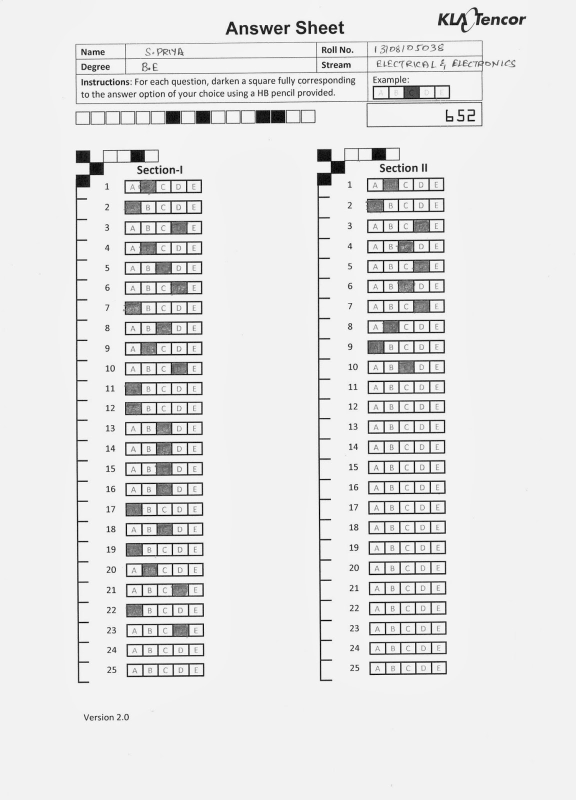
%> input picture scan0001.jpg, 1152 x 1600 px (shown at 1/2 size)
$ octave OMReader.m   (GNU Octave 9; MATLAB toolbox functions it lacks are replaced by stand-ins)
%> lines starting %> are read from the running program, lines starting %| are printed output that depends on the picture; in (x1, y1, x2, y2) boxes, pixels count from 0 and x2, y2 are one past the last pixel; in counts of white or black regions, pixels touching at a corner belong together; the program's own positions count from 1
clear
clc
I=rgb2gray(imread('home/abhi/Desktop/scan0001.jpg'));  %path of the saved OMR sheet image
%> I: size 1600x1152 uint8; min 0, max 255, mean 229.8
str='ABCDE';                                                                      %options marked in the sheet
str2='';
startx=363;starty=252;           %coordinates of the left most corner of the first choice box
                              %These coordinates can be found out by using ginput function in MATLAB
diffx=32;diffy=27;   %approximate size of the rectangular choice boxes
                                         %This again can be found out using ginput
xdiff=42;                      %approximate distance between each row of choice boxes on the sheet
t=200;                          %threshold for selecting grey pixels
p=0.5;                           %percentage of pixels to be grey for selecting a choice box as choice
f=1;s=1;
adjustx=10;          %parameter needed for adjusting distance between choice boxes in the vertical direction
mark(:,:,1)=I;mark(:,:,2)=I;mark(:,:,3)=I;
%> further down, mark is the input picture: size 1600x1152x3 uint8; min 0, max 255, mean 229.8
for i=1:25                               %this loop runs for each of the 25 rows of boxes on the left side of the OMR sheet
    sx=startx+(i-1)*xdiff;   %estimating the x-coordinate determining the start of each row
    for j=1:5          %this loop runs for each of the 5 choice boxes in each row
        sy=starty+(j-1)*(diffy+4);         %estimating the starting y-coordinate for each choice box

                               %So, when i=3 and j=4, we are referring to the choice box D of problem 3 of Section-I                                            % and (sx,sy) represent the estimated starting coordinate pair for the corresponding box.
                               %We will now assume that our choice box has most of its pixels common with a
                               % rectangular box of dimensions diffx and diffy and with starting coordinates (sx,sy).
                               %So, if we calculate the total number of gray pixels in this rectangular box, the sum will be                                  % nearly same as that for our choice box.
        n=0;
        for k=1:diffy                  %these two loops pick each pixel in our rectangular box, k corresponds to y-
            for l=1:diffx               %coordinate and l corresponds to x-coordinate of the pixel
                a(k,l)=I(sx+l,sy+k);
                if(a(k,l)<=t)
                    n=n+1;                %n increases when any pixel is found to be below a threshold intensity t
                end
            end
        end
        if(n>p*diffy*diffx)     %If total grey pixels in the rectangle are greater than a certain percentage,
            c(i,j)=0;                      % mark the corresponding choice
        else
            c(i,j)=1;
        end
            mark(sx,sy,1)=255;            mark(sx,sy,2)=0;            mark(sx,sy,3)=0;   %make (sx,sy) red
    end
    if(f==(6*s))
             startx=startx-adjustx;s=s+1;           %adjustment done after every 6 rows to reduce estimation error
    end
    f=f+1;
end
%> mark: size 1600x1152x3 uint8; 0.01% of pixels changed, all inside (x1, y1, x2, y2) = (251, 362, 376, 1331)
%> after the loop, c = 25 rows, first 8: [1 0 1 1 1; 0 1 1 1 1; 1 1 1 0 1; 1 0 1 1 1; 1 1 0 1 1; 1 1 1 0 1; 0 1 1 1 1; 1 1 0 1 1]; f = 26; s = 5; startx = 323
                              %Same thing is now carried out for the other 25 rows on the right side of the image
startx=360;
starty=737;
f=1;
s=1;
for i=1:25
    sx=startx+(i-1)*xdiff;
    for j=1:5
        n=0;
        sy=starty+(j-1)*(diffy+4);
        for k=1:diffy
            for l=1:diffx
                a(k,l)=I(sx+l,sy+k);
                if(a(k,l)<=t)
                    n=n+1;
                end
            end
        end
        if(n>p*diffy*diffx)
            c(i+25,j)=0;
        else
            c(i+25,j)=1;
        end
            mark(sx,sy,1)=255;            mark(sx,sy,2)=0;            mark(sx,sy,3)=0;
    end
    if(f==(6*s))
             startx=startx-adjustx;s=s+1;
    end
    f=f+1;
end
%> mark: size 1600x1152x3 uint8; mean R, G, B 229.8, 229.8, 229.8; mean of the top-left, top-right, bottom-left and bottom-right quarters 227.1, 227.5, 231.4, 233.2
%> after the loop, c = 50 rows, first 8: [1 0 1 1 1; 0 1 1 1 1; 1 1 1 0 1; 1 0 1 1 1; 1 1 0 1 1; 1 1 1 0 1; 0 1 1 1 1; 1 1 0 1 1]; startx = 320
                           %Printing the results
for i=1:50                                             %this loop runs for all the rows
    m=0;
    for j=1:5                                            %this loop corresponds to each of the five choice boxes in a row
    if(c(i,j)==0)                                     %if the corresponding choice is marked, print it out
        str2=[str2 '' str(j)];
    else
        m=m+1;
    end
    end
    if(m==5)                                           %if no choice is marked, print NONE
        str2=[str2 '0'];
    end
end
%> this loop made 50 passes
%> str2 on passes 24, 25, 36, 37, 38, 39, 40, 41, 42, 43, 44, 45: 'BADBCDACBDAACCCCACABDAD0', 'BADBCDACBDAACCCCACABDAD00', 'BADBCDACBDAACCCCACABDAD00BADCDCDBAC0', 'BADBCDACBDAACCCCACABDAD00BADCDCDBAC00', 'BADBCDACBDAACCCCACABDAD00BADCDCDBAC000', 'BADBCDACBDAACCCCACABDAD00BADCDCDBAC0000', 'BADBCDACBDAACCCCACABDAD00BADCDCDBAC00000', 'BADBCDACBDAACCCCACABDAD00BADCDCDBAC000000', 'BADBCDACBDAACCCCACABDAD00BADCDCDBAC0000000', 'BADBCDACBDAACCCCACABDAD00BADCDCDBAC00000000', 'BADBCDACBDAACCCCACABDAD00BADCDCDBAC000000000', 'BADBCDACBDAACCCCACABDAD00BADCDCDBAC0000000000'
subplot(1,2,1)
imshow(mark)
subplot(1,2,2)
imshow(c)
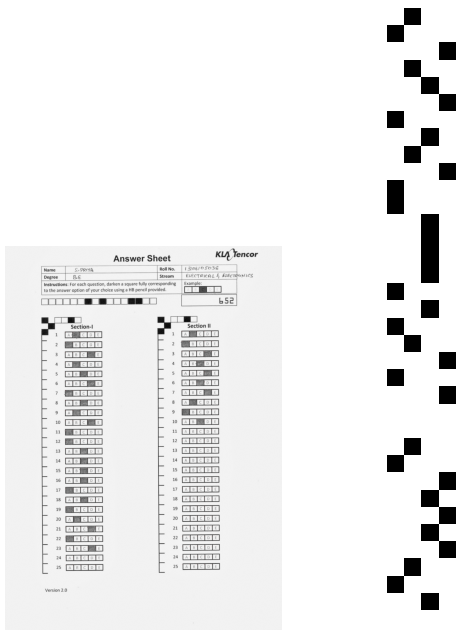
%> figure redrawn from the program's plot data, 2 panels
str2;
str3=['B','A','D','C','A','D','C','B','A','D','C','B','B','C','D','C','B','D','B','C','D','C','A','D','C','B','C','D','C','B','C','B','C','B','D','C','B','C','D','C','B','A','A','D','C','B','A','D','C','B'];
mark1=0;
ccount=0;
wcount=0;
uncount=0;
for i=1:50
    if str2(i)==str3(i)
        mark1=mark1+3;
        ccount=ccount+1;
    else if str2(i)=='0'
        mark1=mark1+0;
        uncount=uncount+1;
        else if str2(i)~=str3(i)
        mark1=mark1-1;
        wcount=wcount+1;
            end
        end
    end
end
%> after the loop, ccount = 12; mark1 = 15; uncount = 17; wcount = 21
Correct = ccount;
%> Correct = 12
Wrong = wcount;
%> Wrong = 21
Unattempted = uncount;
%> Unattempted = 17
Marks = mark1;
%> Marks = 15
table(Correct, Wrong, Unattempted, Marks)
%> ans = {Correct 12, Wrong 21, Unattempted 17, Marks 15}
